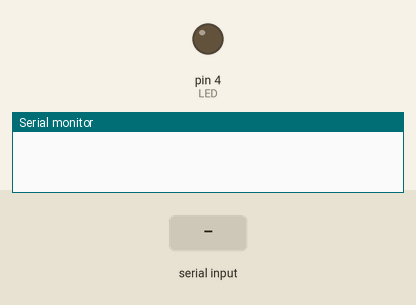
A sketch run on a simulated Arduino Uno, built with avr-gcc and run on an emulated ATmega328P. Shown: output pins drawn as LEDs (lit = HIGH), the last lines printed to the serial monitor. The test bench sets the inputs (shaded band).

Above: at 1.2 s.
1.3 s: "1" received over the second serial link
At 1.6 s:
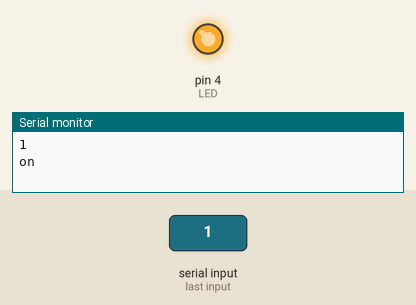
2.8 s: "0" received over the second serial link
At 3.9 s:
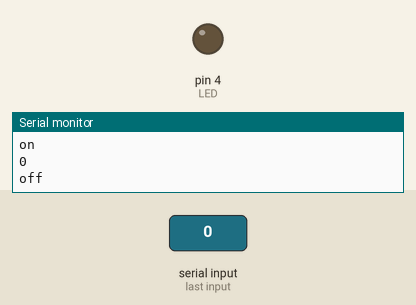
Timing chart, 0 to 5.8 s (numbered marks = the images above; inputs shaded):
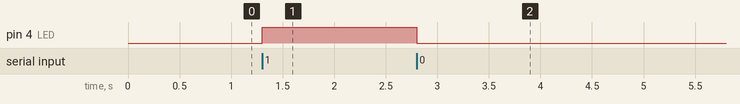

The sketch:

arduino___android_bluetooth_led.ino
```cpp
#include <SoftwareSerial.h> //including the software serial library.
SoftwareSerial btm(3, 2); // rx tx // initiating software serial object.
char c;
int LED = 4;

void setup() {
  btm.begin(9600);
  Serial.begin(9600);
  pinMode(LED, OUTPUT);
}

void loop() {
  if (btm.available() > 0) {
    while (btm.available() > 0) {
      c = btm.read();
      Serial.println(c);
      if (c == '1') {
        Serial.println("on");
        digitalWrite(LED, HIGH);
      } else if (c == '0') {
        Serial.println("off");
        digitalWrite(LED, LOW);
      }
    }
  }
}
```

Measured:
- after the input at 1.3 s, pin 4 (LED): LOW → HIGH at once
- after the input at 2.8 s, pin 4 (LED): HIGH → LOW at once
